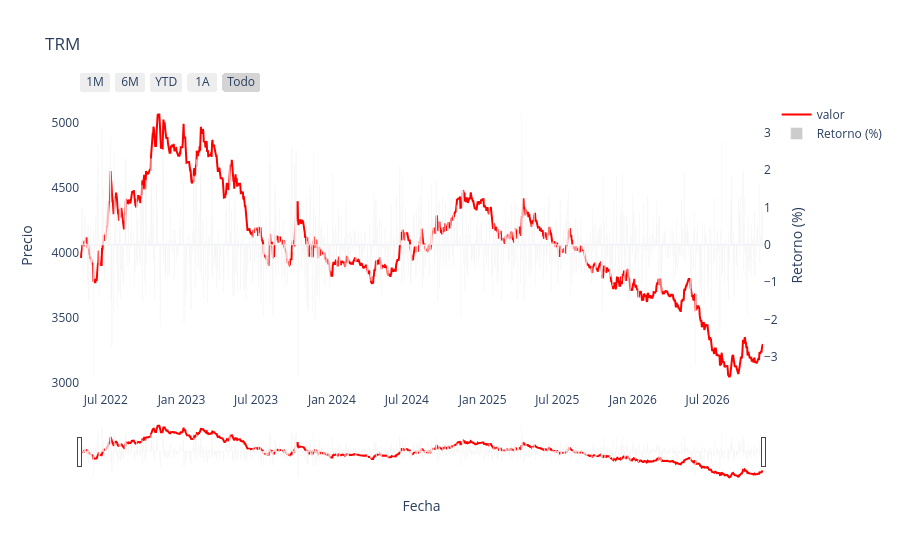

The notebook cell this image was saved under:
### Code cell
plotly_oneplot(data = fullTRM, x_col="fecha", y_col="valor", plot_title="TRM", color_in="red")

### Figure 1 — Plotly figure (JSON) as saved in the notebook; plotly's stock layout.template omitted (floating-point values rounded to 4 significant figures; data arrays with more than 128 entries replaced by an {"elided": "..."} marker saying what was removed)
{"data": [{"line": {"color": "red", "dash": "solid"}, "mode": "lines", "name": "valor", "type": "scatter", "x": {"elided": "1658 str values"}, "y": {"elided": "1658 float values"}}, {"marker": {"color": "rgba(128, 128, 128, 0.4)"}, "name": "Retorno (%)", "type": "bar", "x": {"elided": "1658 str values"}, "y": {"elided": "1658 float values"}, "yaxis": "y2"}], "layout": {"hovermode": "x unified", "title": {"text": "TRM"}, "xaxis": {"rangeselector": {"buttons": [{"count": 1, "label": "1M", "step": "month", "stepmode": "backward"}, {"count": 6, "label": "6M", "step": "month", "stepmode": "backward"}, {"count": 1, "label": "YTD", "step": "year", "stepmode": "todate"}, {"count": 1, "label": "1A", "step": "year", "stepmode": "backward"}, {"label": "Todo", "step": "all"}]}, "rangeslider": {"visible": true}, "title": {"text": "Fecha"}, "type": "date"}, "yaxis": {"autorange": true, "fixedrange": false, "showgrid": false, "title": {"text": "Precio"}}, "yaxis2": {"autorange": true, "fixedrange": false, "overlaying": "y", "showgrid": false, "side": "right", "title": {"text": "Retorno (%)"}, "zeroline": true}}}
